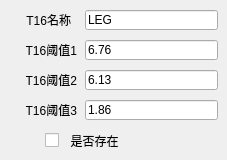
      <widget class="QWidget" name="tab_4">
       <attribute name="title">
        <string>试剂条16</string>
       </attribute>
       <widget class="QLabel" name="CH16_label3">
        <property name="geometry">
         <rect>
          <x>26</x>
          <y>70</y>
          <width>51</width>
          <height>20</height>
         </rect>
        </property>
        <property name="text">
         <string>T16阈值2</string>
        </property>
        <property name="alignment">
         <set>Qt::AlignRight|Qt::AlignTrailing|Qt::AlignVCenter</set>
        </property>
       </widget>
       <widget class="QLabel" name="CH16_label2">
        <property name="geometry">
         <rect>
          <x>26</x>
          <y>40</y>
          <width>51</width>
          <height>20</height>
         </rect>
        </property>
        <property name="text">
         <string>T16阈值1</string>
        </property>
        <property name="alignment">
         <set>Qt::AlignRight|Qt::AlignTrailing|Qt::AlignVCenter</set>
        </property>
       </widget>
       <widget class="QLineEdit" name="CH16_threshold2">
        <property name="geometry">
         <rect>
          <x>85</x>
          <y>70</y>
          <width>133</width>
          <height>20</height>
         </rect>
        </property>
        <property name="text">
         <string>6.13</string>
        </property>
       </widget>
       <widget class="QLabel" name="CH16_label4">
        <property name="geometry">
         <rect>
          <x>26</x>
          <y>100</y>
          <width>51</width>
          <height>20</height>
         </rect>
        </property>
        <property name="text">
         <string>T16阈值3</string>
        </property>
        <property name="alignment">
         <set>Qt::AlignRight|Qt::AlignTrailing|Qt::AlignVCenter</set>
        </property>
       </widget>
       <widget class="QLineEdit" name="CH16_threshold3">
        <property name="geometry">
         <rect>
          <x>85</x>
          <y>100</y>
          <width>133</width>
          <height>20</height>
         </rect>
        </property>
        <property name="text">
         <string>1.86</string>
        </property>
       </widget>
       <widget class="QCheckBox" name="CheckBox16">
        <property name="geometry">
         <rect>
          <x>45</x>
          <y>130</y>
          <width>101</width>
          <height>21</height>
         </rect>
        </property>
        <property name="text">
         <string>  是否存在</string>
        </property>
       </widget>
       <widget class="QLineEdit" name="CH16_threshold1">
        <property name="geometry">
         <rect>
          <x>85</x>
          <y>40</y>
          <width>133</width>
          <height>20</height>
         </rect>
        </property>
        <property name="text">
         <string>6.76</string>
        </property>
       </widget>
       <widget class="QLineEdit" name="CH16_name">
        <property name="geometry">
         <rect>
          <x>85</x>
          <y>10</y>
          <width>133</width>
          <height>20</height>
         </rect>
        </property>
        <property name="text">
         <string>LEG</string>
        </property>
       </widget>
       <widget class="QLabel" name="CH16_label1">
        <property name="geometry">
         <rect>
          <x>20</x>
          <y>10</y>
          <width>51</width>
          <height>20</height>
         </rect>
        </property>
        <property name="text">
         <string>T16名称</string>
        </property>
        <property name="alignment">
         <set>Qt::AlignRight|Qt::AlignTrailing|Qt::AlignVCenter</set>
        </property>
       </widget>
      </widget>
